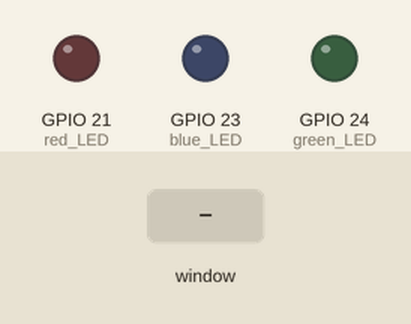
Recording of a program running on a simulated Raspberry Pi (BCM pin numbers). Shown: output pins drawn as LEDs (lit = HIGH). The test bench sets the inputs (shaded band). The desktop window is not drawn, its controls go by their first labels and the mouse button is held 0.15 s.

Above: at 1.2 s.
1.3 s: control labelled "Blue Light" in the window clicked
At 1.7 s:
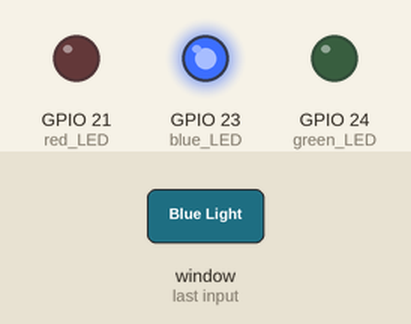
2.8 s: control labelled "Red Light" in the window clicked
At 4.0 s:
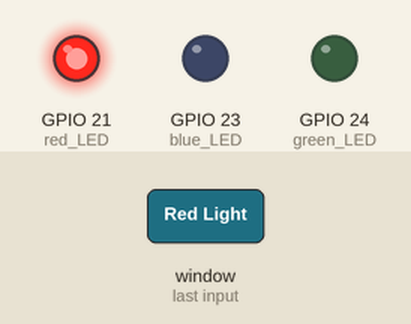
4.3 s: control labelled "Green Light" in the window clicked
At 5.2 s:
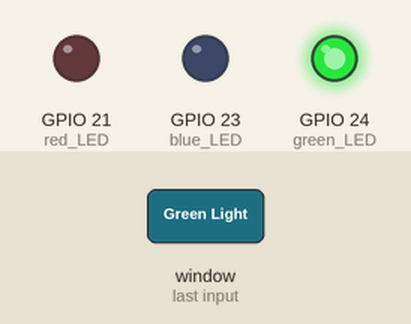
Timing chart, 0 to 7.3 s (numbered marks = the images above; inputs shaded):
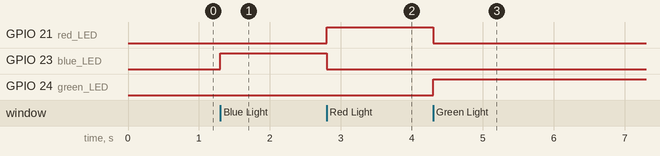

The program:

led.py
```python
import time
import RPi.GPIO as GPIO
from Tkinter import *
import tkFont

#open window and set myFont
window = Tk()
window.geometry("300x350")
window.title("Turn on an LED light")
myFont = tkFont.Font(family = 'Helvetica', size = 14, weight = "bold")

red = StringVar()
blue = StringVar()
green = StringVar()


red.set("A")
blue.set("B")
green.set("C")


red_LED = 21
blue_LED = 23
green_LED = 24

#setup
GPIO.setmode(GPIO.BCM)
GPIO.setwarnings(False)
GPIO.setup([red_LED, blue_LED, green_LED], GPIO.OUT)

#toggles of each colour
def RedToggle():
	GPIO.output(red_LED, 1)
	GPIO.output(green_LED, 0)
	GPIO.output(blue_LED, 0)
	green.set("r")
	blue.set("r")

def BlueToggle():
	GPIO.output(blue_LED, 1)
	GPIO.output(green_LED, 0)
	GPIO.output(red_LED, 0)
	red.set("b")
	green.set("b")

def GreenToggle():
	GPIO.output(green_LED, 1)
	GPIO.output(blue_LED, 0)
	GPIO.output(red_LED, 0)
	red.set("g")
	blue.set("g")

def Exit_Window():
	RPi.GPIO.cleanup()


#RADIO WIDGET
blue_RADIO= Radiobutton(window, text="Blue Light", font=myFont, variable=blue, value="b", command=BlueToggle)
red_RADIO = Radiobutton(window, text="Red Light", font=myFont, variable=red, value="r", command=RedToggle)
green_RADIO = Radiobutton(window, text="Green Light", font=myFont, variable=green, value="g", command=GreenToggle)


exit = Button(window, text="exit now", font=myFont, command=Exit_Window)


blue_RADIO.pack(anchor=W)
red_RADIO.pack(anchor=W)
green_RADIO.pack(anchor=W)

exit.pack()


window.mainloop()
```

Measured:
- after the input at 1.3 s, GPIO 23 (blue_LED): LOW → HIGH at once
- after the input at 2.8 s, GPIO 21 (red_LED): LOW → HIGH at once; GPIO 23 (blue_LED): HIGH → LOW at once
- after the input at 4.3 s, GPIO 21 (red_LED): HIGH → LOW at once; GPIO 24 (green_LED): LOW → HIGH at once
